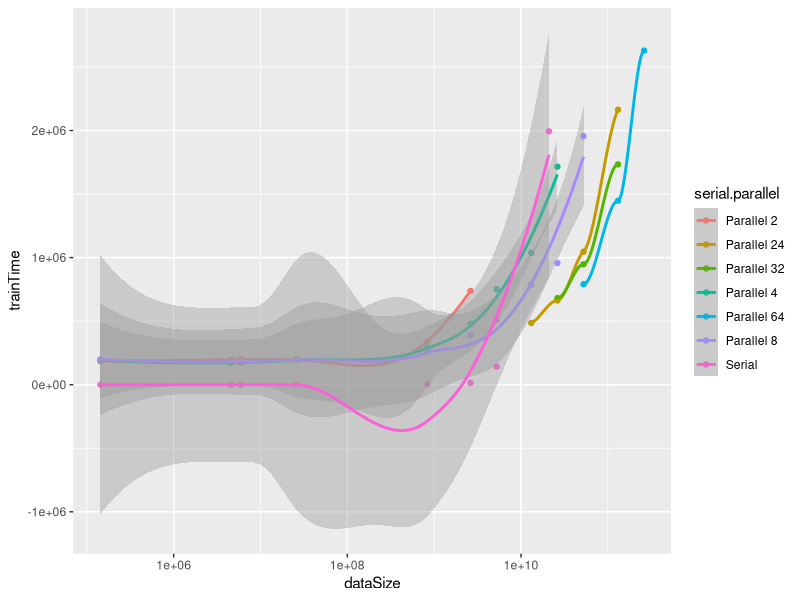

Reproduce this figure in R.
setwd("C:/Git-data/Afstuderen/measurements")
library(ggplot2)
library(scales)
measure = read.csv("raw_data.csv") # read csv file
name <- paste(measure$serial.parallel, measure$nodeCount, sep = " ")
name <- ifelse(name=="Serial NA", "Serial", name)
measure$serial.parallel <- name
d <- ggplot(data=measure, aes(x=dataSize, y=trainTime, colour=serial.parallel))
d <- d + geom_point() + geom_smooth() + scale_x_log10()
d